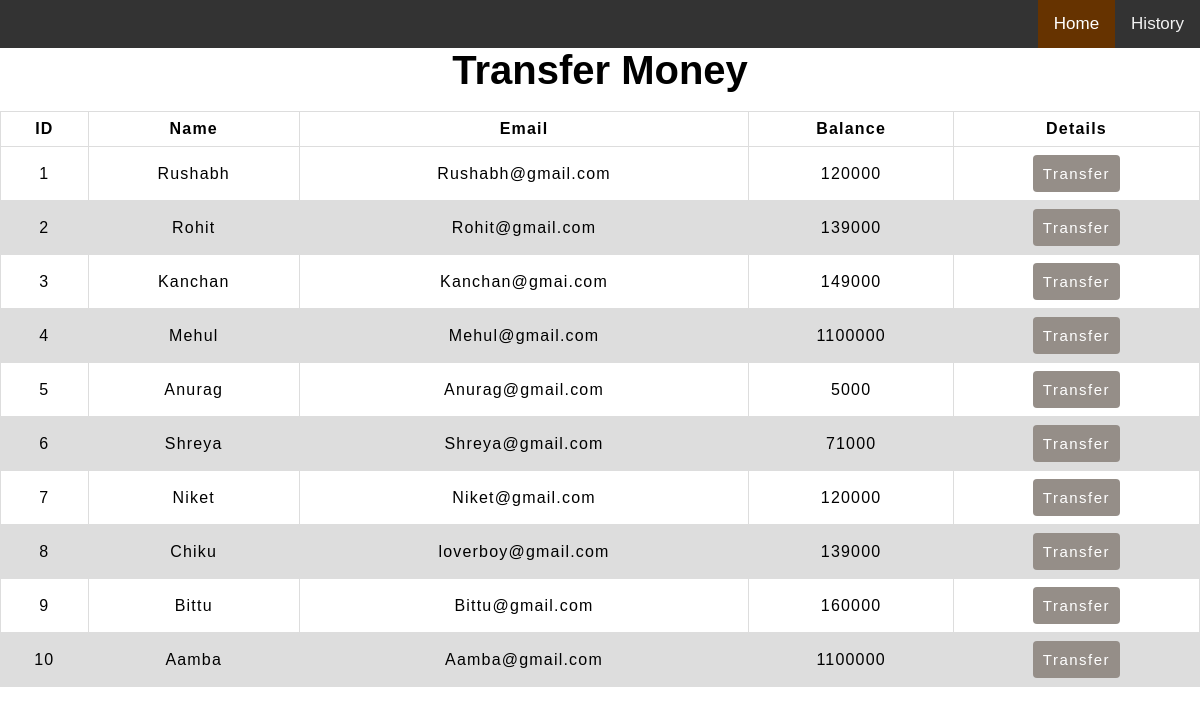
The app's page /transfermoney.php with its own data.
### tables this page shows
CREATE TABLE `user` (
  `Id` int(11) NOT NULL,
  `Name` varchar(20) NOT NULL,
  `E-mail` varchar(50) NOT NULL,
  `Balance` int(11) NOT NULL
);

### transfermoney.php (the view, shortened to what this page needs)
<!DOCTYPE html>
<html lang="en">
<head>
    <link rel="stylesheet" type="text/css" href="table.css">
    <link rel="stylesheet" type="text/css" href="style.css">
    <link rel="stylesheet" type="text/css" href="nevbar.css">
</head>
<body>
    <?php
    include 'config.php';
    $sql = "SELECT * FROM user ";
    $result = mysqli_query($conn,$sql);
?>
    <div class="topnav" id="myTopnav">
        <a href="transactionhistory.php">History</a>
        <a href="index.php" class="active">Home</a>
    </div>
    <div class="container">
        <h2 class="text-center pt-4">Transfer Money</h2>
        <br>
            <div class="row">
                <div class="col">
                    <div class="table-responsive-sm">
                    <table class="table table-hover table-sm table-striped table-condensed table-bordered">
        <thead>
            <tr>
                <th scope="col" class="text-center py-2">ID</th>
                <th scope="col" class="text-center py-2">Name</th>
                <th scope="col" class="text-center py-2">Email</th>
                <th scope="col" class="text-center py-2">Balance</th>
                <th scope="col" class="text-center py-2">Details</th>
            </tr>
        </thead>
        <tbody>
        <?php
            while($rows=mysqli_fetch_assoc($result)){
        ?>
            <tr>
                <td class="py-2"><?php echo $rows['Id'] ?></td>
                <td class="py-2"><?php echo $rows['Name']?></td>
                <td class="py-2"><?php echo $rows['E-mail']?></td>
                <td class="py-2"><?php echo $rows['Balance']?></td>
                <td><a href="selecteduserdetail.php?id= <?php echo $rows['Id'] ;?>"> <button type="button" class="btn">Transfer</button></a></td>
            </tr>
            <?php
                    }
                ?>
        </tbody>
    </table>
   </body>
</html>

### css/table.css (style rules this page uses)
* { padding: 0; margin: 0; box-sizing: border-box; font-family: sans-serif; }
h2 { font-size: 40px; }
table { letter-spacing: 1.2px; }
td { text-align: center; }
button { border:none; background: #d9d9d9; transition: 1s; }

### css/style.css (style rules this page uses)
* { padding: 0; margin: 0; box-sizing: border-box; font-family: sans-serif; }
button { border:none; border-radius: 8px; padding: 10px; background:#663300; color:white; letter-spacing: 1.5px; font-size: 15px; transition: 0.5s; }

### css/nevbar.css (style rules this page uses)
* { margin: 0; font-family: Arial, Helvetica, sans-serif; }
.topnav { overflow: hidden; background-color: #333; }
.topnav a { float: right; display: block; color: #f2f2f2; text-align: center; padding: 14px 16px; text-decoration: none; font-size: 17px; }
.topnav a.active { background-color: #663300; color: white; }

### transfermoney.php (style rules this page uses)
button { border: none; border-radius: 4px; padding: 10px; background: #958e88; color: white; letter-spacing: 1.5px; font-size: 15px; transition: 0.5s; }
body { text-align: center; }
table { font-family: arial, sans-serif; border-collapse: collapse; width: 100%; }
td, th, tr { border: 1px solid #dddddd; text-align: center; padding: 8px; }
tr:nth-child(even) { background-color: #dddddd; }

### records on screen
user: Id "1", Name "Rushabh", value "Rushabh@gmail.com", Balance "120000"
user: Id "2", Name "Rohit", value "Rohit@gmail.com", Balance "139000"
user: Id "3", Name "Kanchan", value "Kanchan@gmai.com", Balance "149000"
user: Id "4", Name "Mehul", value "Mehul@gmail.com", Balance "1100000"
user: Id "5", Name "Anurag", value "Anurag@gmail.com", Balance "5000"
user: Id "6", Name "Shreya", value "Shreya@gmail.com", Balance "71000"
user: Id "7", Name "Niket", value "Niket@gmail.com", Balance "120000"
user: Id "8", Name "Chiku", value "loverboy@gmail.com", Balance "139000"
user: Id "9", Name "Bittu", value "Bittu@gmail.com", Balance "160000"
user: Id "10", Name "Aamba", value "Aamba@gmail.com", Balance "1100000"
